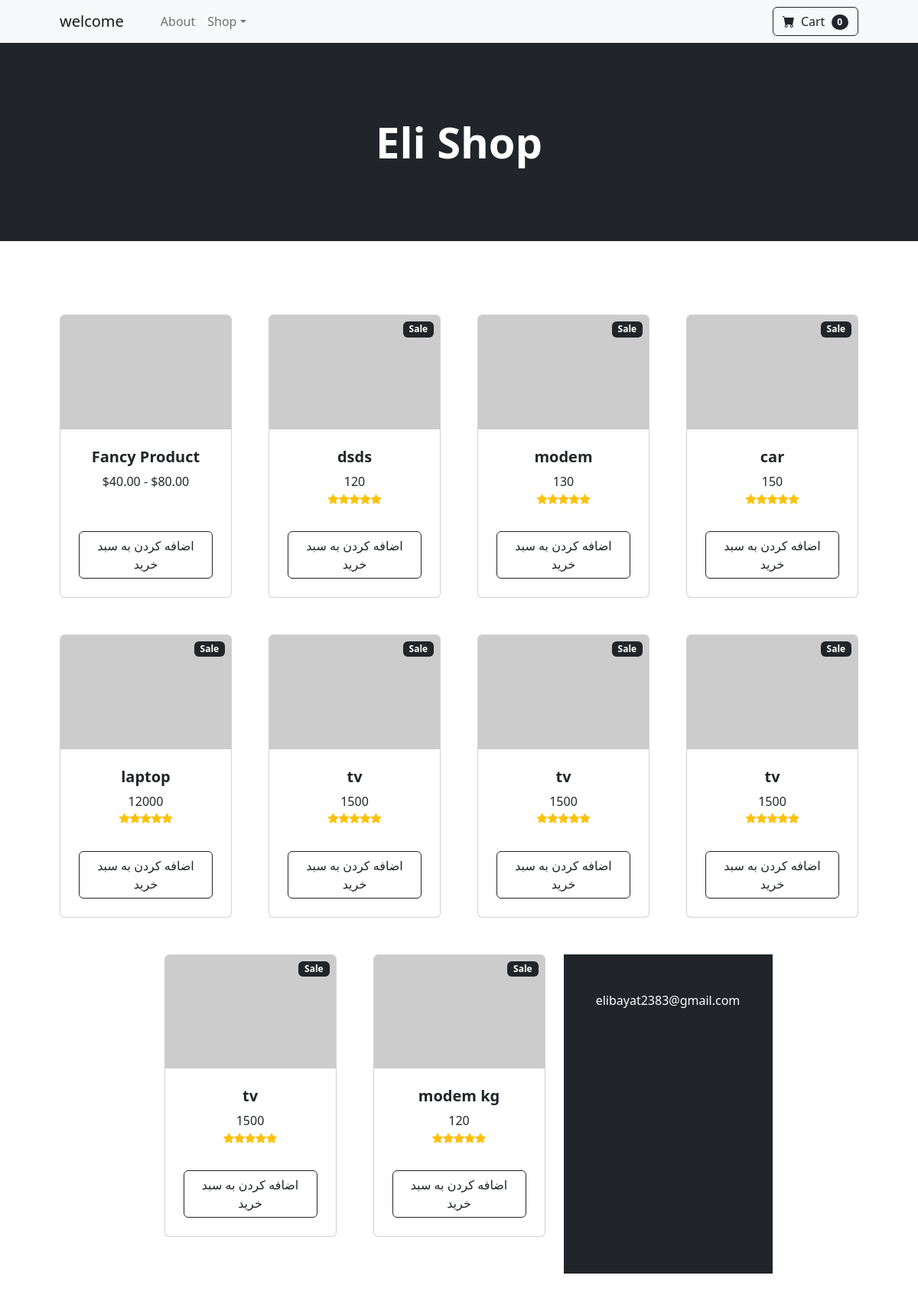
Before: / with the older database file.
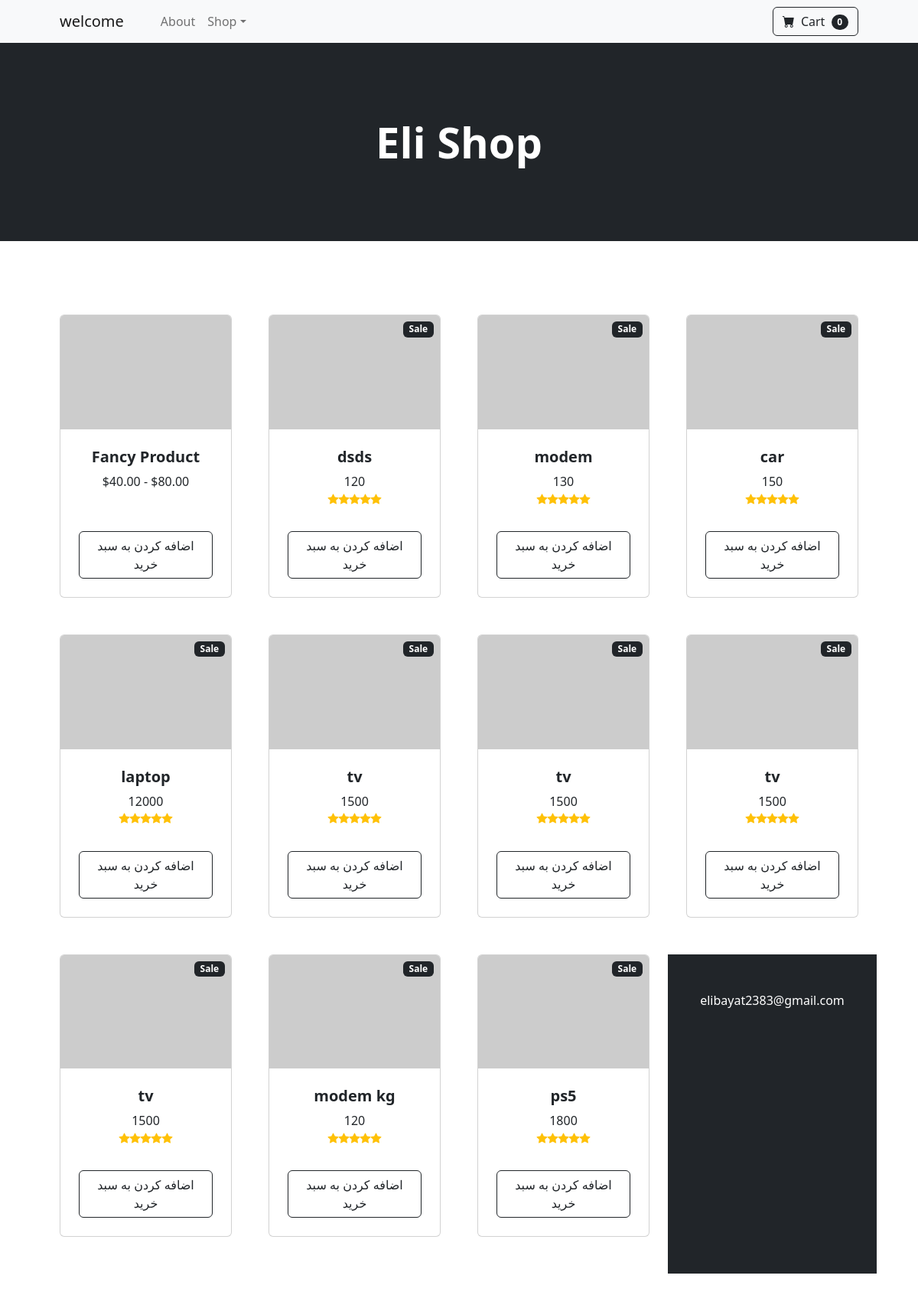
After: the same page with the newer database file.
### appshop/models.py (models this page shows)
class Product(models.Model):
    name = models.CharField(max_length=50)
    price = models.IntegerField()
    on_sale = models.BooleanField(default=False)
    category = models.ForeignKey(Category, on_delete=models.CASCADE)

### appshop/views.py (the view)
# urls.py: path("", home, name="home"),
def home(request):
    all_product = Product.objects.all()
    return render(request, "home.html", {"product": all_product})

### shop/templates/home.html (shortened to what this page needs)
{% load static %}
<!DOCTYPE html>
<html lang="en">
    <head>
        <link href="https://cdn.jsdelivr.net/npm/bootstrap-icons@1.5.0/font/bootstrap-icons.css" rel="stylesheet" />
        <link href="{% static 'css/styles.css' %}" rel="stylesheet" />
    </head>
    <body>
        <nav class="navbar navbar-expand-lg navbar-light bg-light">
            <div class="container px-4 px-lg-5">
                <a class="navbar-brand" href="#!">welcome</a>
                <div class="collapse navbar-collapse" id="navbarSupportedContent">
                    <ul class="navbar-nav me-auto mb-2 mb-lg-0 ms-lg-4">
                        <li class="nav-item"><a class="nav-link" href="#!">About</a></li>
                        <li class="nav-item dropdown">
                            <a class="nav-link dropdown-toggle" id="navbarDropdown" href="#" role="button" data-bs-toggle="dropdown" aria-expanded="false">Shop</a>
                        </li>
                    </ul>
                    <form class="d-flex">
                        <button class="btn btn-outline-dark" type="submit">
                            <i class="bi-cart-fill me-1"></i>
                            Cart
                            <span class="badge bg-dark text-white ms-1 rounded-pill">0</span>
                        </button>
                    </form>
                </div>
            </div>
        </nav>
        <header class="bg-dark py-5">
            <div class="container px-4 px-lg-5 my-5">
                <div class="text-center text-white">
                    <h1 class="display-4 fw-bolder">Eli Shop</h1>
            </div>
        </header>
        <section class="py-5">
            <div class="container px-4 px-lg-5 mt-5">
                <div class="row gx-4 gx-lg-5 row-cols-2 row-cols-md-3 row-cols-xl-4 justify-content-center">
                    <div class="col mb-5">
                        <div class="card h-100">
                            <img class="card-img-top" src="https://dummyimage.com/450x300/dee2e6/6c757d.jpg" alt="..." />
                            <div class="card-body p-4">
                                <div class="text-center">
                                    <h5 class="fw-bolder">Fancy Product</h5>
                                    $40.00 - $80.00
                                </div>
                            </div>
                            <div class="card-footer p-4 pt-0 border-top-0 bg-transparent">
                                <div class="text-center"><a class="btn btn-outline-dark mt-auto" href="#">اضافه کردن به سبد خرید</a></div>
                            </div>
                        </div>
                    </div>
                    {% for i in product %}
                    <div class="col mb-5">
                        <div class="card h-100">
                            <div class="badge bg-dark text-white position-absolute" style="top: 0.5rem; right: 0.5rem">Sale</div>
                            <img class="card-img-top" src="https://dummyimage.com/450x300/dee2e6/6c757d.jpg" alt="..." />
                            <div class="card-body p-4">
                                <div class="text-center">
                                    <h5 class="fw-bolder">{{i.name}}</h5>
                                    {{i.price}}
                                    <div class="d-flex justify-content-center small text-warning mb-2">
                                        <div class="bi-star-fill"></div>
                                        <div class="bi-star-fill"></div>
                                        <div class="bi-star-fill"></div>
                                        <div class="bi-star-fill"></div>
                                        <div class="bi-star-fill"></div>
                                    </div>
                                </div>
                            </div>
                            <div class="card-footer p-4 pt-0 border-top-0 bg-transparent">
                                <div class="text-center"><a class="btn btn-outline-dark mt-auto" href="#">اضافه کردن به سبد خرید</a></div>
                            </div>
                        </div>
                    </div>
                    {% endfor %}
        <footer class="py-5 bg-dark">
            <div class="container"><p class="m-0 text-center text-white">elibayat2383@gmail.com</p></div>
        </footer>
    </body>
</html>

Changed rows visible on the page:
added Product: name "ps5", price "1800"
